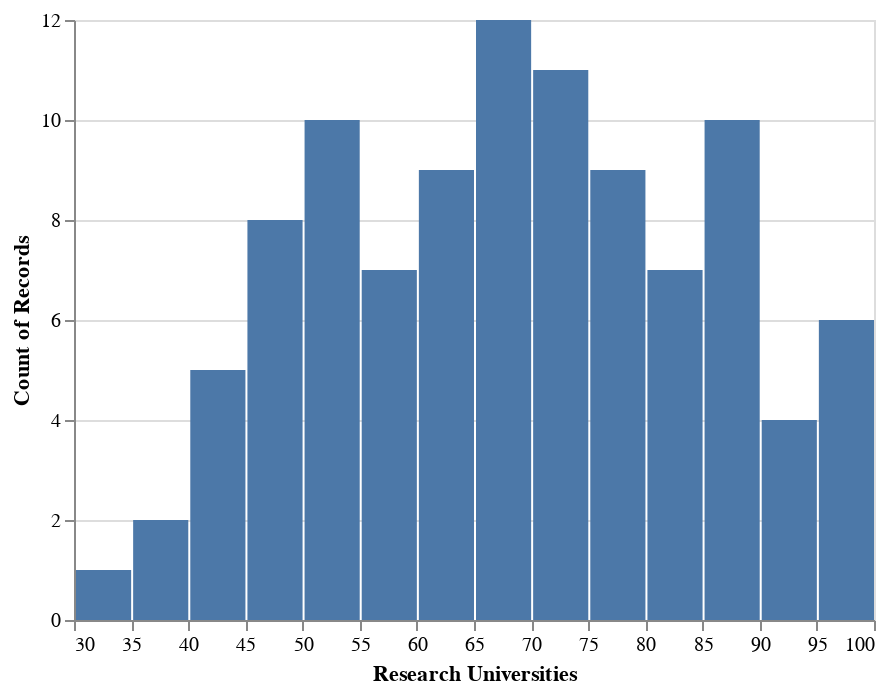

Notebook source saved alongside this figure:
### Code cell
alt.Chart(df_latest.loc[:100]).mark_bar().encode(


   x = alt.X('research' , bin = alt.BinParams(maxbins = 30) , 
    title = "Research Universities"
            
            ),
     y = 'count()'
    
    


)
